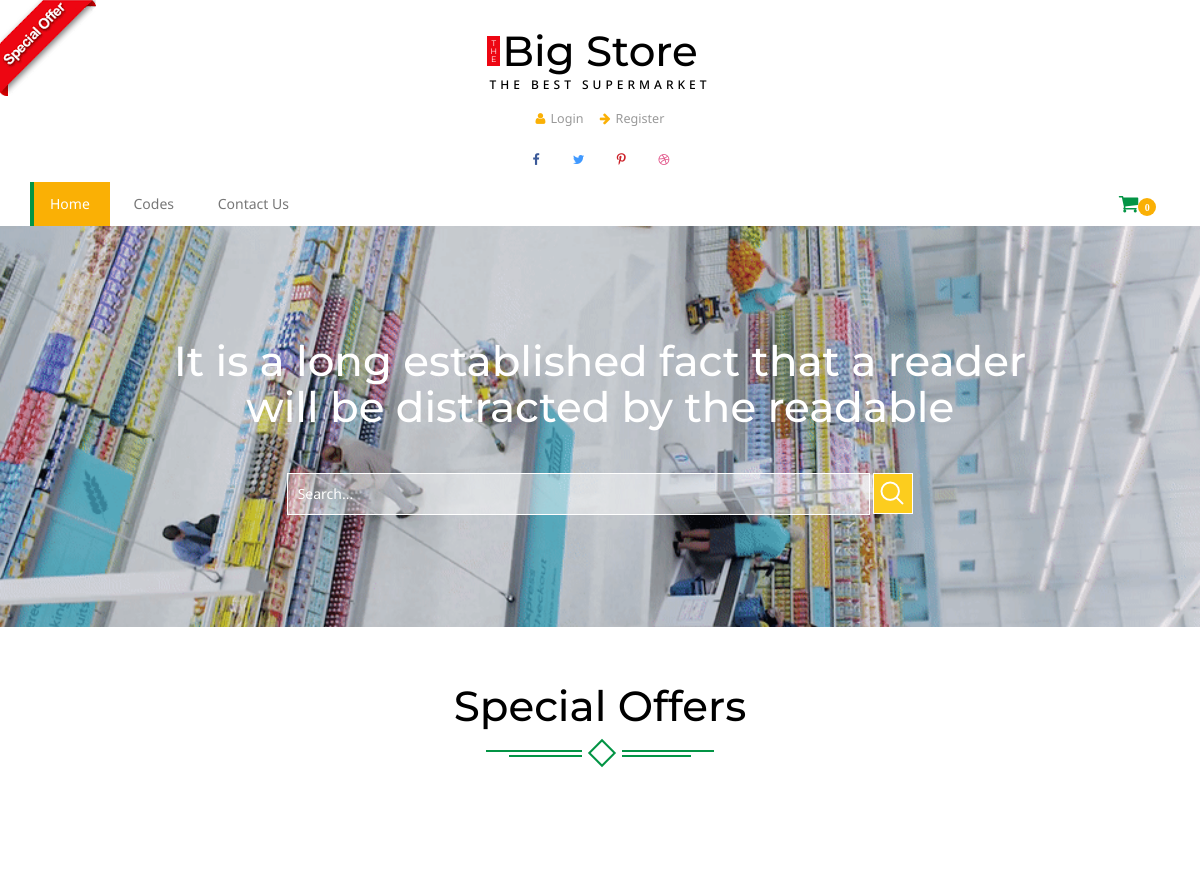
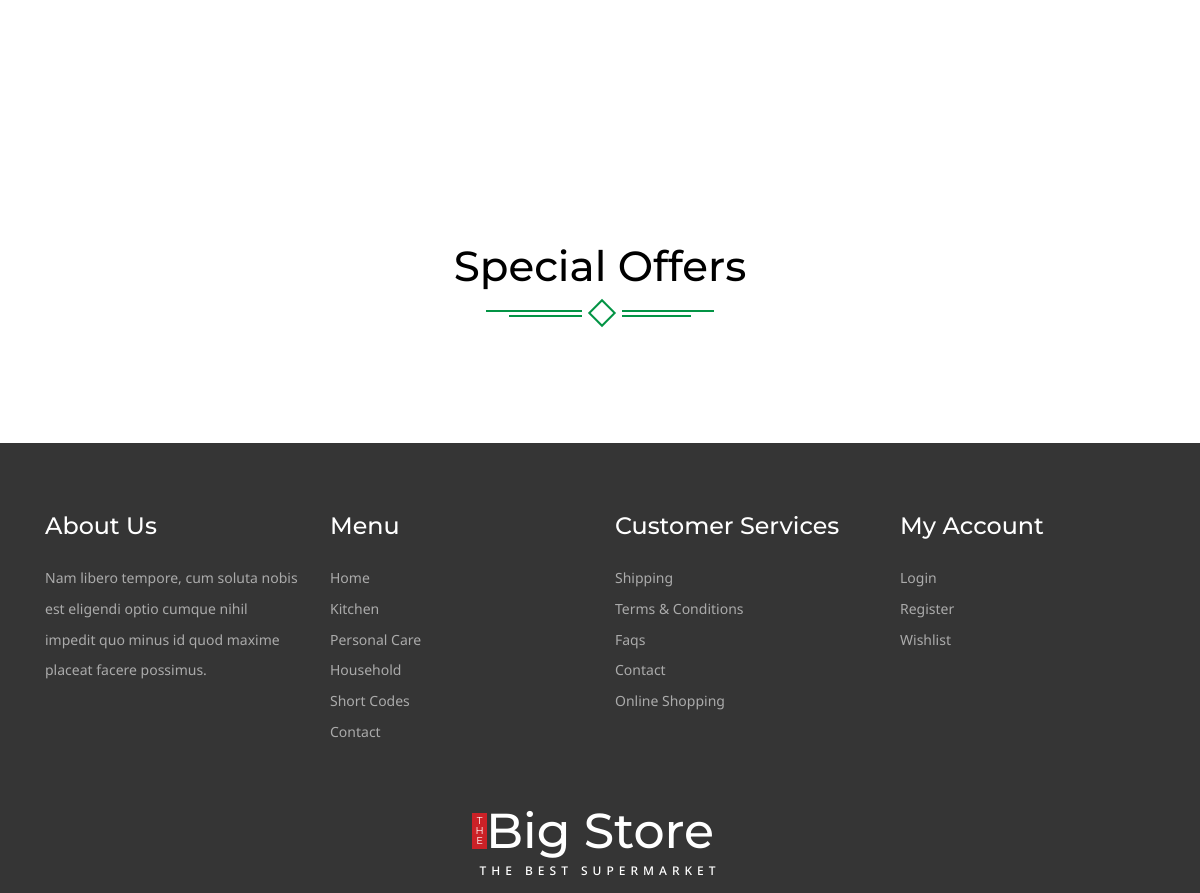
Before: / (upper part) with the older database file (2 pictures, top to bottom).
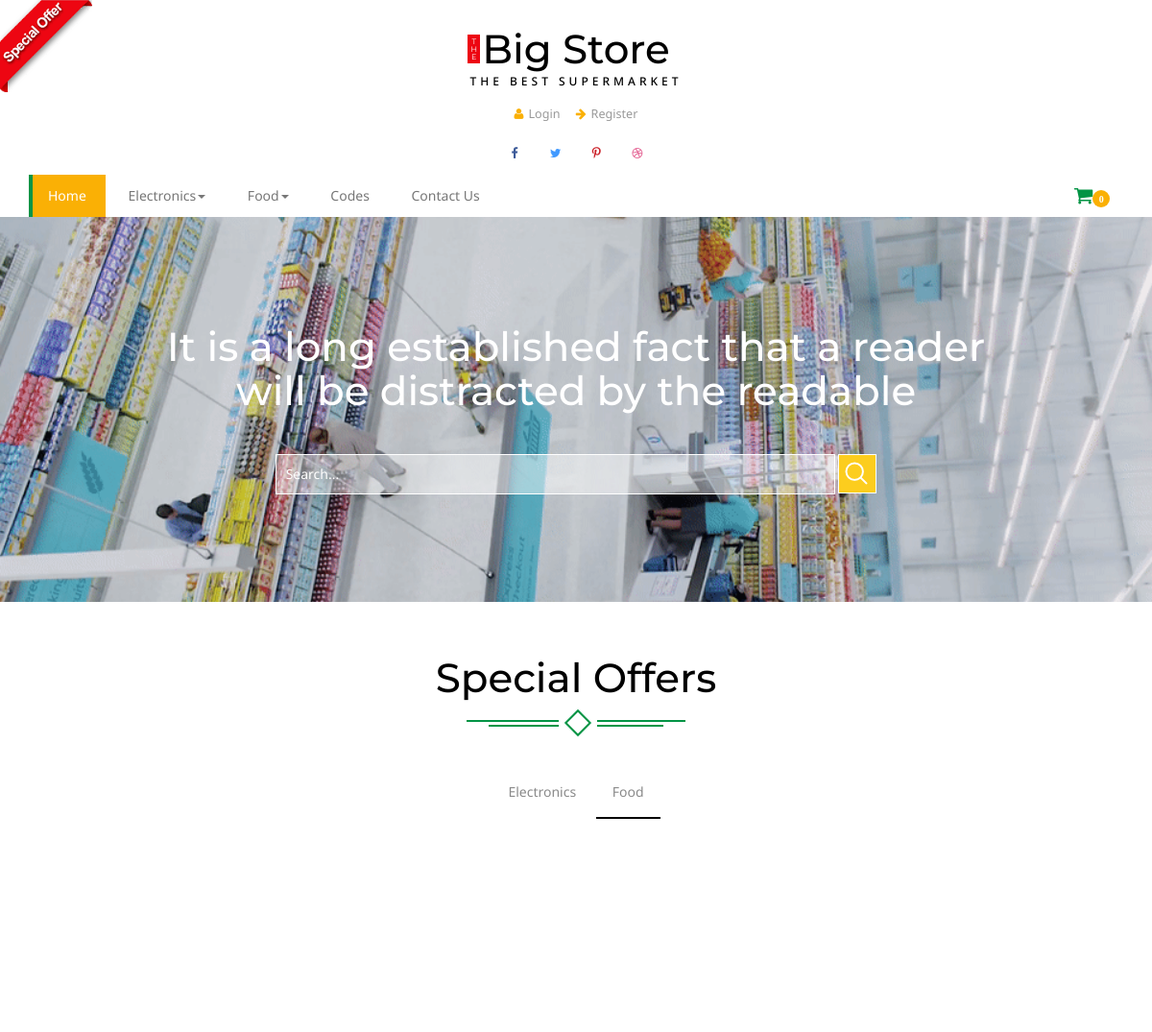
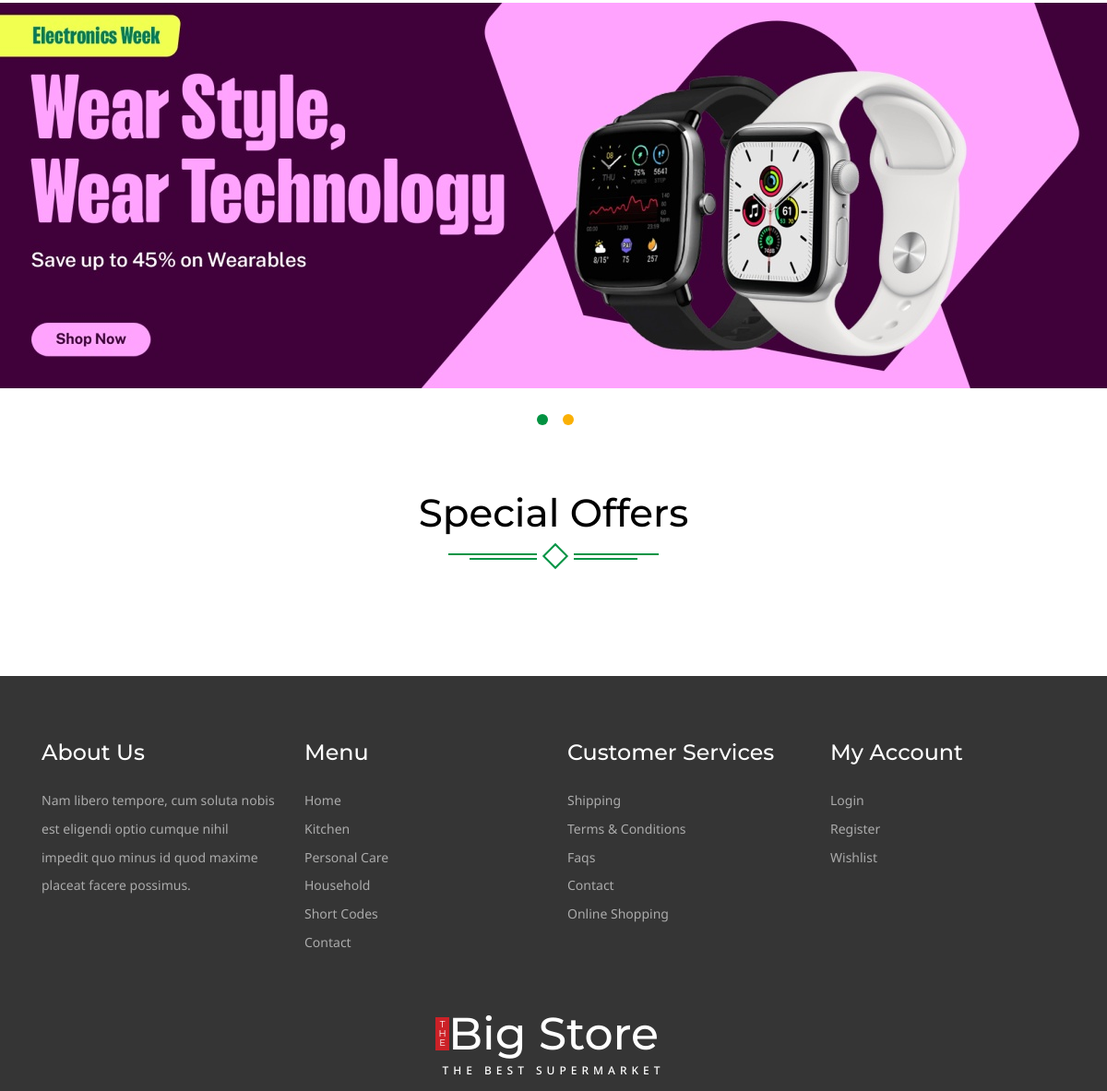
After: the same page with the newer database file (2 pictures, top to bottom).
### home/models.py (models this page shows, shortened)
class Category(models.Model):
	name = models.CharField(max_length = 300)
	slug = models.TextField(unique = True)
	status = models.CharField(max_length = 50,blank = True,choices = (('active','Active'),('','Default')))

class Slider(models.Model):
	name = models.CharField(max_length = 400)
	image = models.ImageField(upload_to = 'media')
	rank = models.IntegerField()
	status = models.CharField(max_length = 50,blank = True,choices = (('active','Active'),('','Default')))

### home/views.py (the view)
# urls.py: path('',HomeView.as_view(),name = 'home'),
class HomeView(BaseView):
	def get(self,request):
		self.views
		self.views['products'] = Product.objects.all()
		self.views['offers'] = Product.objects.filter(labels = 'offer')
		self.views['news'] = Product.objects.filter(labels = 'new')
		self.views['hots'] = Product.objects.filter(labels = 'hot')
		return render(request,'index.html',self.views)

### templates/index.html (shortened to what this page needs)
{% extends 'base.html' %}
{% load static %}
{% block content %}
<div data-vide-bg="{% static 'video/video' %}">
    <div class="container">
		<div class="banner-info">
			<h3>It is a long established fact that a reader will be distracted by
			the readable </h3>
			<div class="search-form">
				<form action="/search/" method="GET">
					<input type="text" placeholder="Search..." name="search">
					<input type="submit" value=" " >
				</form>
			</div>
		</div>
    </div>
</div>
<div class="content-top ">
	<div class="container ">
		<div class="spec ">
			<h3>Special Offers</h3>
			<div class="ser-t">
				<span><i></i></span>
			</div>
		</div>
			<div class="tab-head ">
				<nav class="nav-sidebar">
					<ul class="nav tabs ">
						{% for cat in categories %}
					  <li class="{{cat.status}}"><a href="#{{cat.id}}" data-toggle="tab">{{cat.name}}</a></li>
						{% endfor %}
					</ul>
				</nav>
			</div>
	</div>
	</div>
<div class="content-mid">
	<div class="container">
		<div class="col-md-4 m-w3ls">
		</div>
		<div class="clearfix"></div>
	</div>
</div>
    <div id="myCarousel" class="carousel slide" data-ride="carousel">
      <ol class="carousel-indicators">
      	{% for slider in sliders %}
        <li data-target="#myCarousel" data-slide-to="{{slider.rank}}" class="{{slider.status}}"></li>
        {% endfor %}
      </ol>
      <div class="carousel-inner" role="listbox">
      	{% for slider in sliders %}
        <div class="item {{slider.status}}">
         <a href="kitchen.html"> <img class="first-slide" src="{{slider.image.url}}" alt="First slide"></a>
        </div>
       {% endfor %}
      </div>
    </div>
	<div class="product">
		<div class="container">
			<div class="spec ">
				<h3>Special Offers</h3>
				<div class="ser-t">
					<span><i></i></span>
				</div>
			</div>
		</div>
	</div>
{% endblock %}

### templates/base.html (shortened to what the changed rows need)
<!DOCTYPE html>
{% load static %}
<html>
<head>
<link href="{% static 'css/bootstrap.css' %}" rel='stylesheet' type='text/css' />
<link href="{% static 'css/style.css' %}" rel='stylesheet' type='text/css' />
<link href="{% static 'css/font-awesome.css' %}" rel="stylesheet">
	<link rel="stylesheet" href="{% static 'css/jstarbox.css' %}" type="text/css" media="screen" charset="utf-8" />
</head>
<body>
<div class="header">
		<div class="container">
			<div class="logo">
				<h1 ><a href="/"><b>T<br>H<br>E</b>Big Store<span>The Best Supermarket</span></a></h1>
			</div>
				<div class="nav-top">
					<nav class="navbar navbar-default">
					<div class="collapse navbar-collapse" id="bs-megadropdown-tabs">
						<ul class="nav navbar-nav ">
							{% for cat in categories %}
							<li class="dropdown ">
								<a href="#" class="dropdown-toggle  hyper" data-toggle="dropdown" ><span>{{cat.name}}<b class="caret"></b></span></a>
							</li>
							{% endfor %}
						</ul>
					</div>
					</nav>
				</div>
				</div>
</div>
{% block content %}
{% endblock %}
<div class="footer">
	<div class="container">
			<div class="footer-bottom">
				<h2 ><a href="index.html"><b>T<br>H<br>E</b>Big Store<span>The Best Supermarket</span></a></h2>
			</div>
	</div>
</div>
</body>
</html>

Changed rows visible on the page:
added Category: name "Electronics"
added Category: name "Food"
added Slider: rank 1 (drawn)
added Slider: rank 2 (drawn), image (picture)
